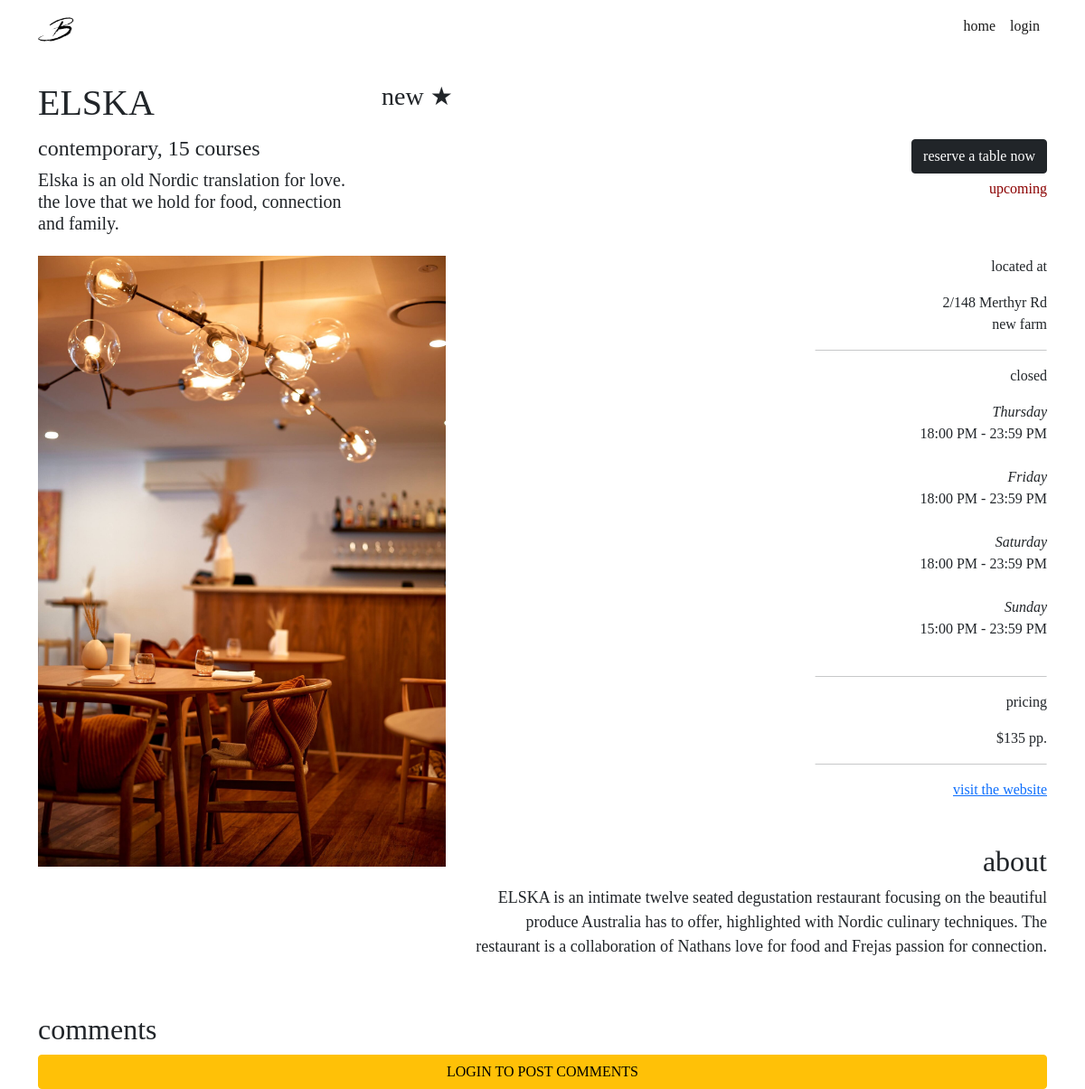
The page /restaurants/1 on the database its author committed.
### website/models.py (models this page shows, shortened)
class Restaurant(db.Model):
    __tablename__ = 'restaurants'
    __table_args__ = {'extend_existing': True}
    restaurant_id = db.Column(db.Integer, primary_key=True)
    name = db.Column(db.String(100), nullable=False)
    street = db.Column(db.String(150), nullable=False)
    suburb = db.Column(db.String(50), nullable=False)
    max_reservations = db.Column(db.Integer)
    caption = db.Column(db.String(200), nullable=False)
    description = db.Column(db.String(400), nullable=False)
    price = db.Column(db.Integer)
    cuisine_type = db.Column(db.String(30), nullable=False)
    num_courses = db.Column(db.Integer, nullable=False)
    website = db.Column(db.String(400))
    image = db.Column(db.String(400), nullable=False)
    comments = db.relationship('Comment', backref='restaurant')
    statuses = db.relationship('RestaurantStatus', backref='restaurant')
    opening_hours = db.relationship('RestaurantOpeningHours', backref='restaurant')
    reservations = db.relationship('Reservation', backref='restaurant')
    user_id = db.Column(db.Integer, db.ForeignKey('users.id'))

class RestaurantStatus(db.Model):
    __tablename__ = 'restaurantstatuses'
    __table_args__ = {'extend_existing': True}
    restaurant_status_id = db.Column(db.Integer, primary_key=True)
    status = db.Column(db.String(100), nullable=False)
    at_time = db.Column(db.DateTime, default=datetime.now())
    restaurant_id = db.Column(db.Integer, db.ForeignKey('restaurants.restaurant_id'))

class RestaurantOpeningHours(db.Model):
    __tablename__ = 'restaurantopeninghours'
    __table_args__ = {'extend_existing': True}
    restaurant_opening_hours_id = db.Column(db.Integer, primary_key=True)
    day_of_the_week = db.Column(db.String, nullable=False)
    start_time = db.Column(db.Time, nullable=False)
    end_time = db.Column(db.Time, nullable=False)
    restaurant_id = db.Column(db.Integer, db.ForeignKey('restaurants.restaurant_id'))

### website/views.py (the view)
@restaurant_bp.route('/<id>')
def restaurant(id):
    comment_form = CommentForm()
    reservation_form = ReservationForm()
    restaurant = Restaurant.query.filter_by(restaurant_id = id).first()
    space = restaurant_space(restaurant, date.today())
    return render_template("restaurant.html", restaurant=restaurant, comment_form=comment_form, reservation_form=reservation_form, space=space, open_today = check_open_today(restaurant, date.today()))

### website/views.py (called while the page is built)
def restaurant_space(restaurant, space_on_date):
    current_booking_quantity = 0
    for reservation in restaurant.reservations:
        if (reservation.reservation_time.date() == space_on_date):
            current_booking_quantity += reservation.quantity
    return restaurant.max_reservations - current_booking_quantity

def check_open_today(restaurant, time_to_check):
    for day_tuple in restaurant.opening_hours:
        if (day_tuple.day_of_the_week.lower() == time_to_check.strftime("%A").lower()):
            return True
    return False

### website/templates/restaurant.html (shortened to what this page needs)
{% extends 'base.html' %}
{% block content %}
<div class="container">
    <div class="row mt-4 mb-1">
        <div class="col-lg-4 col-sm-4">
            <h1>{{ restaurant.name }}</h1>
        </div>
        <div class="col-lg-8 col-sm-8 rating">
            {% set average = [] %}
            <h3> {% if average|count > 0 %}
                {{ average | sum / average | count}}
                {% else %}
                new
                {% endif %}&#9733;</h3>
        </div>
    </div>
    <div class="row">
        <div class="col-lg-4 col-sm-6">
            <h4>{% if restaurant.cuisine_type == "None" %}
                variety{% else %}{{restaurant.cuisine_type}}{%endif%}, {{restaurant.num_courses}} courses</h4>
            <h5>{{ restaurant.caption }}</h5>
        </div>
        <div class="col-lg-8 col-sm-6 btn-align mt-1">
            {% import 'reservation.html' as reservation %}
            {{reservation.reservation_creation(restaurant, reservation_form)}}
            <p class="seat-alert">
                {% if (restaurant.statuses[-1].status == "upcoming") and open_today %}
                {{ space }} tables left
                {% else %}
                {% if restaurant.statuses[-1].status == "booked" %}
                booked out
                {% else %}
                {{ restaurant.statuses[-1].status }}
                {% endif %}
                {% endif %}
            </p>
        </div>
    </div>
    <div class="row mt-3 mb-3">
        <div class="col-lg-5 col-sm-6">
            <img src="{{ restaurant.image }}" class="img-fluid">
        </div>
        <div class="col-lg-7 col-sm-6 info-align mt-3 mt-xl-0">
            <p class="info-heading">
                located at
            </p>
            <p>
                {{ restaurant.street }}<br> {{ restaurant.suburb }}
            </p>
            <hr class="info-line">
            <p class="info-heading">
                {% if open_today and
                (restaurant.statuses[-1].status == "upcoming" or restaurant.statuses[-1].status == "booked") %}
                open
                {% else %}
                closed
                {% endif %}
            </p>
            <p>
                {% for open_time in restaurant.opening_hours%}
                <i>{{ open_time.day_of_the_week }}</i>
                <br>{{open_time.start_time.strftime("%H:%M %p")}} - {{open_time.end_time.strftime("%H:%M %p")}}
                <br><br>
                {% endfor %}
            </p>
            <hr class="info-line">
            <p class="info-heading">
                pricing
            </p>
            <p>
                ${{ restaurant.price }} pp.
            </p>
            <hr class="info-line">
            <a href="{{ restaurant.website}}">visit the website</a>
            <br><br><br>
            <h2 align="right">about</h2>
            <p class="about">
                {{ restaurant.description }}<br><br>
            </p>
        </div>
    </div>
</div>
<div class="container">
    <div class="row mt-1">
        <div class="col-lg-2">
            <h2>comments</h2>
        </div>
    </div>
    {% if current_user.is_authenticated %}
    <form method="post" action="{{url_for('restaurants.restaurant', id=restaurant.restaurant_id)}}/comment">
        {{ comment_form.csrf_token }}
        <div class="row mt-3 mb-2">
            <div class="col-10">
                {{comment_form.text.label (class="form-label") }}
                {{comment_form.text (class="form-control")}}
            </div>
        </div>
        <div class="col-6 col-sm-3">
            {{comment_form.user_rating.label (class="form-label") }}
            {{comment_form.user_rating (class="form-control")}}
        </div>
        <div class="col-6 col-sm-3">
            {{ comment_form.submit (class="btn btn-outline-dark my-2") }}
        </div>
    </form>
    {% else %}
    <div class="d-grid gap-2">
        <a class="btn btn-warning bg-warning" type="button" href="{{ url_for('auth.login') }}">LOGIN TO POST
            COMMENTS</a>
    </div>
    {% endif %}
</div>
{% endblock %}

### website/static/css/stylesheet.css (style rules this page uses)
body { font-family: Didot, Palatino, Perpetua, serif; }
.btn-align { text-align: right }
.info-align { text-align: right; }
.info-line { width: 40%; transform: translateX(150%); }
p.info-heading { font-weight: 500; }
p.about { text-align: right; margin-left: auto; font-size: 18px; }
p.seat-alert { color: darkred; margin-top: 5px; }
.rating { text-align: left; }

### rows shown on the page
Restaurant: name "ELSKA", cuisine_type "contemporary", num_courses "15", caption "Elska is an old Nordic translation for love. the love that we hold for food, connection and family.", image (picture), street "2/148 Merthyr Rd", suburb "new farm", price "135", description "ELSKA is an intimate twelve seated degustation restaurant focusing on the beautiful produce Australia has to offer, highlighted with Nordic culinary techniques. The restaurant is a collaboration of Nathans love for food and Frejas passion for connection."
RestaurantStatus: status "upcoming"
RestaurantOpeningHours: day_of_the_week "Thursday", start_time "18:00 PM", end_time "23:59 PM"
RestaurantOpeningHours: day_of_the_week "Friday", start_time "18:00 PM", end_time "23:59 PM"
RestaurantOpeningHours: day_of_the_week "Saturday", start_time "18:00 PM", end_time "23:59 PM"
RestaurantOpeningHours: day_of_the_week "Sunday", start_time "15:00 PM", end_time "23:59 PM"
